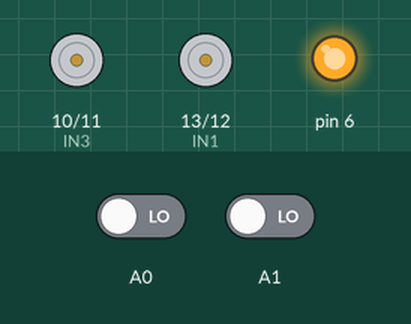
Recording of a sketch running on a simulated Arduino Uno, built with avr-gcc and run on an emulated ATmega328P. On the bench: motor-driver pin pairs drawn as motors (green arrow = first pin HIGH = forward, orange = second pin HIGH = backward, longer = more drive), output pins drawn as LEDs (lit = HIGH). The inputs (shaded band) are chosen by the test bench; at power-on: A0 LOW, A1 LOW. Pins used as bus, display or sensor lines are not drawn.

Above: at 1.2 s.
1.3 s: A0 driven HIGH
At 2.5 s:
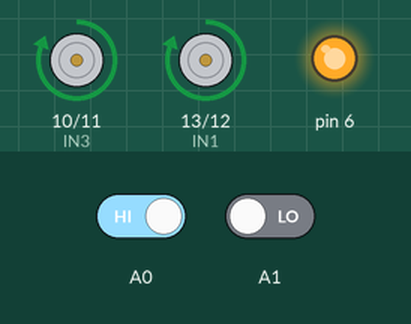
2.8 s: A1 driven HIGH
At 3.8 s:
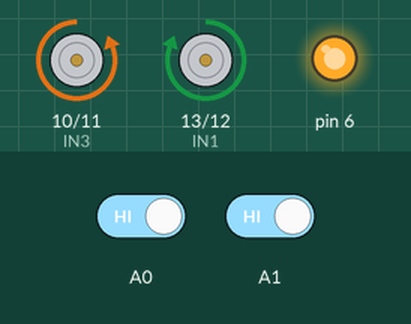
4.3 s: A0 driven LOW
At 5.0 s:
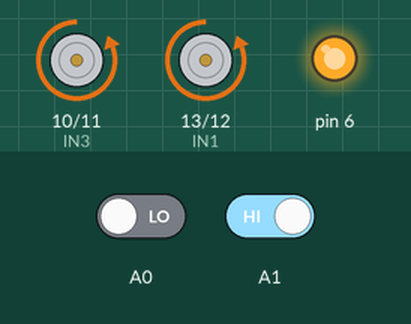
5.8 s: A1 driven LOW
At 6.1 s:
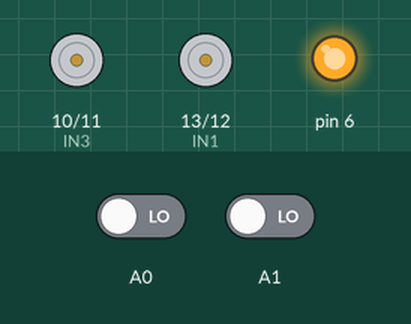
Timing chart, 0 to 8.3 s (numbered marks = the images above; inputs shaded):
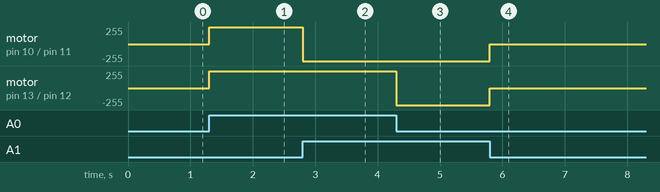

The sketch:

Line_follower_robot.ino
```cpp
int data;                                     //Declaring Variables//
int data1;
int IN1 = 13;
int IN2 = 12;
int IN3 = 10;
int IN4 = 11;
void setup() {
 pinMode(IN1, OUTPUT);        //Declaring input pins from the controller
 pinMode(IN2, OUTPUT);
 pinMode(IN3, OUTPUT);
 pinMode(IN4, OUTPUT);
 pinMode(7, OUTPUT);          //Declaring pins for power supply
 pinMode(6, OUTPUT);
digitalWrite(7, HIGH);       //Supplying power for the controller to make it start working
 digitalWrite(6, HIGH);
}

void loop() {

data = digitalRead(A0);  //A0 is right IR sensor// //Data read from the IR sensor//
data1 = digitalRead(A1); //A1 is left IR sensor//
    if(data==1 && data1==1)         //If data is one from both sensors, make the robot move forward//
    {
      forward();
    }
   else if(data==0 && data1==1)    //If data is one on the left and zero on the right, make it move right//
   {
    right();
   }
   else if(data==1 && data1==0)    //If data is zero on the left and one on the right, make it move right//
   {
   left();
   }
   else
   {
    stop();
   }
}
void forward()           //IN1 and IN2 controls the motor on the right and IN3 and IN4 controls the motor on the left//
{
  digitalWrite(IN1, HIGH);
  digitalWrite(IN2, LOW);
  digitalWrite(IN3, LOW);
  digitalWrite(IN4, HIGH);
}
void left()                    //Function to make the robot move left//
{
  digitalWrite(IN1, HIGH);
  digitalWrite(IN2, LOW);
  digitalWrite(IN3, HIGH);
  digitalWrite(IN4, LOW);
}
void right()                   //Function to make the robot move right//
{
  digitalWrite(IN1, LOW);
  digitalWrite(IN2, HIGH);
  digitalWrite(IN3, LOW);
  digitalWrite(IN4, HIGH);
}
void stop()                    //Function to stop the robot from moving//
{
  digitalWrite(IN1, LOW);
  digitalWrite(IN2, LOW);
  digitalWrite(IN3, LOW);
  digitalWrite(IN4, LOW);
}
```

Measured:
- after the input at 1.3 s, motor on pin 10 (IN3) / pin 11 (IN4), motor on pin 13 (IN1) / pin 12 (IN2): stopped → forward 255/255 at once
- after the input at 2.8 s, motor on pin 10 (IN3) / pin 11 (IN4): forward 255/255 → backward 255/255 at once
- after the input at 4.3 s, motor on pin 13 (IN1) / pin 12 (IN2): forward 255/255 → backward 255/255 at once
- after the input at 5.8 s, motor on pin 10 (IN3) / pin 11 (IN4), motor on pin 13 (IN1) / pin 12 (IN2): backward 255/255 → stopped at once
